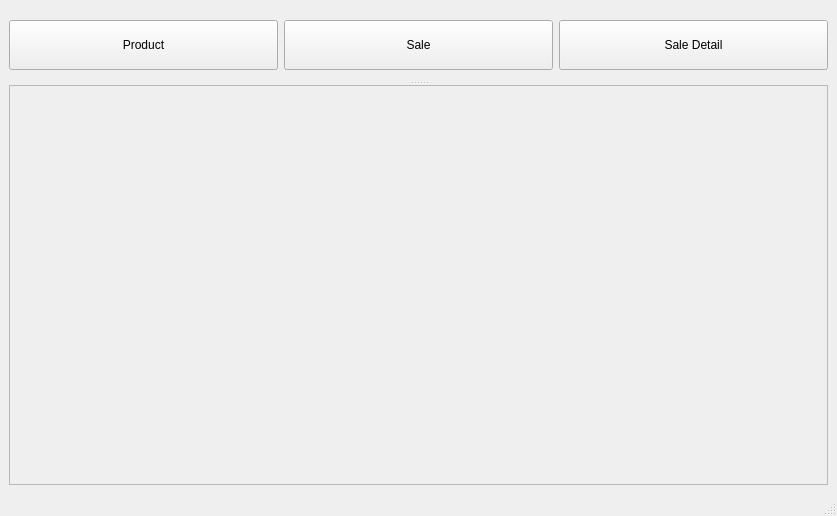
<?xml version="1.0" encoding="UTF-8"?>
<ui version="4.0">
 <class>MainWindow</class>
 <widget class="QMainWindow" name="MainWindow">
  <property name="geometry">
   <rect>
    <x>0</x>
    <y>0</y>
    <width>837</width>
    <height>516</height>
   </rect>
  </property>
  <property name="windowTitle">
   <string>MainWindow</string>
  </property>
  <widget class="QWidget" name="centralwidget">
   <layout class="QGridLayout" name="gridLayout">
    <item row="0" column="0">
     <widget class="QSplitter" name="splitter">
      <property name="orientation">
       <enum>Qt::Vertical</enum>
      </property>
      <widget class="QWidget" name="layoutWidget">
       <layout class="QHBoxLayout" name="horizontalLayout">
        <item>
         <widget class="QPushButton" name="btn_product">
          <property name="minimumSize">
           <size>
            <width>0</width>
            <height>50</height>
           </size>
          </property>
          <property name="text">
           <string>Product</string>
          </property>
         </widget>
        </item>
        <item>
         <widget class="QPushButton" name="btn_sale">
          <property name="minimumSize">
           <size>
            <width>0</width>
            <height>50</height>
           </size>
          </property>
          <property name="text">
           <string>Sale</string>
          </property>
         </widget>
        </item>
        <item>
         <widget class="QPushButton" name="btn_saledetail">
          <property name="minimumSize">
           <size>
            <width>0</width>
            <height>50</height>
           </size>
          </property>
          <property name="text">
           <string>Sale Detail</string>
          </property>
         </widget>
        </item>
       </layout>
      </widget>
      <widget class="QStackedWidget" name="stk_widget">
       <property name="enabled">
        <bool>true</bool>
       </property>
       <property name="minimumSize">
        <size>
         <width>0</width>
         <height>400</height>
        </size>
       </property>
       <property name="frameShape">
        <enum>QFrame::StyledPanel</enum>
       </property>
       <property name="frameShadow">
        <enum>QFrame::Plain</enum>
       </property>
       <property name="currentIndex">
        <number>-1</number>
       </property>
      </widget>
     </widget>
    </item>
   </layout>
  </widget>
  <widget class="QMenuBar" name="menubar">
   <property name="geometry">
    <rect>
     <x>0</x>
     <y>0</y>
     <width>837</width>
     <height>20</height>
    </rect>
   </property>
  </widget>
  <widget class="QStatusBar" name="statusbar"/>
 </widget>
 <resources/>
 <connections/>
</ui>
